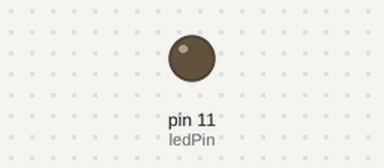
The sketch below on a simulated Arduino Uno, built with avr-gcc and run on an emulated ATmega328P. Shown: output pins drawn as LEDs (lit = HIGH).

Above: at 0.15 s.
Timing chart, 0 to 1.6 s (numbered marks = the images above):
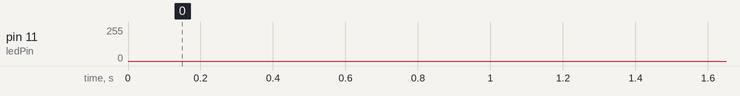

The sketch:

Analog_blink.ino
```cpp
int ledPin = 11;

void setup() {
  pinMode(ledPin,OUTPUT);
}

void loop() {
  int i = 0;
  for(i=0; i<256; i++)
  {
    analogWrite(ledPin, i);
    delay(3);
  }
  for(i=255; i>=0;i--)
  {
    analogWrite(ledPin, i);
    delay(3);
  }
 }
```
